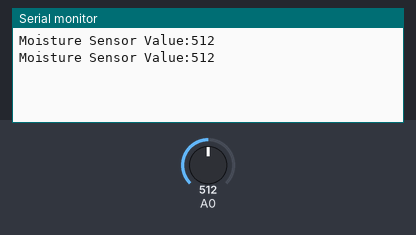
The sketch below on a simulated Arduino Uno, built with avr-gcc and run on an emulated ATmega328P. Parts: the last lines printed to the serial monitor. The test bench sets the inputs (shaded band); at power-on: A0 = 512.

Above: at 1.2 s.
1.3 s: A0 set to 716
At 2.6 s:
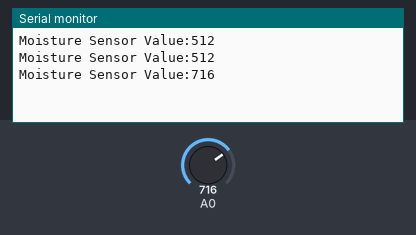
2.8 s: A0 set to 900
At 3.5 s:
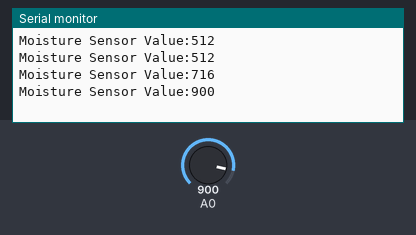
Timing chart, 0 to 5.8 s (numbered marks = the images above; inputs shaded):
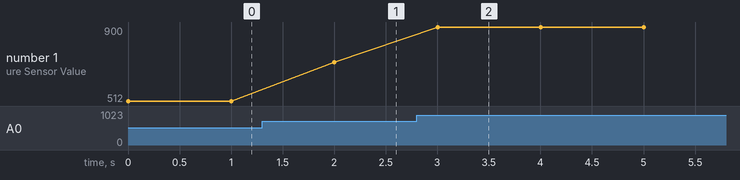

The sketch:

SensorHumedadSuelo.ino
```cpp
/*
  # Example code for the moisture sensor
  # Editor     : Lauren
  # Date       : 13.01.2012
  # Version    : 1.0
  # Connect the sensor to the A0(Analog 0) pin on the Arduino board

  # the sensor value description
  # 0  ~300     dry soil
  # 300~700     humid soil
  # 700~950     in water
*/

void setup(){

  Serial.begin(9600);

}

void loop(){

  double val=(analogRead(A0)*100)/950; //porcentaje


  Serial.print("Moisture Sensor Value:");
  Serial.println(analogRead(A0));
  delay(1000);

}
```

Measured:
- after the input at 1.3 s, the serial monitor: prints a new line after 0.70 s (image 1)
- after the input at 2.8 s, the serial monitor: prints a new line after 0.20 s (image 2)
- plotted number 1: 512 → 716 after the input at 1.3 s, 716 → 900 after the input at 2.8 s
